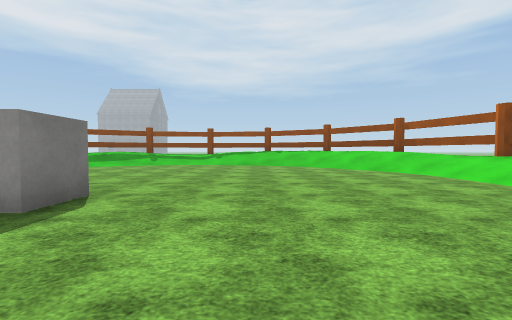
[1] (above)

14 first-person views from a walk through a Unity game level. The camera is 1.2 m above the floor, tilts 2° down and sees 90° across. The floor is counted in squares, 2 m on a side. Each view is taken from the middle of a square. On the plan, view 1 faces up. The plan holds only what a view shows up to about 9 squares ahead; the rest is blank. The place goes on beyond the plan. Flat ground stands in for the terrain. The player is left out. Some animated figures are left out. Surface patterns are stand-ins for the level's own textures.

[2]
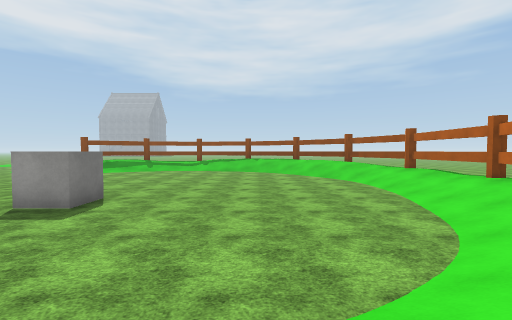

[3]
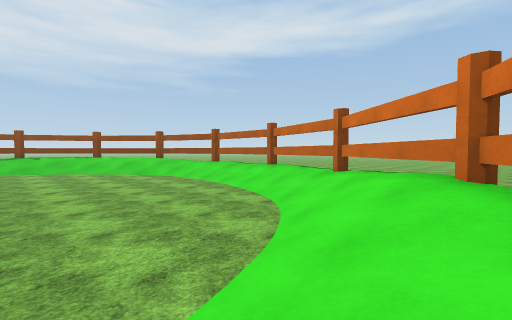

[4]
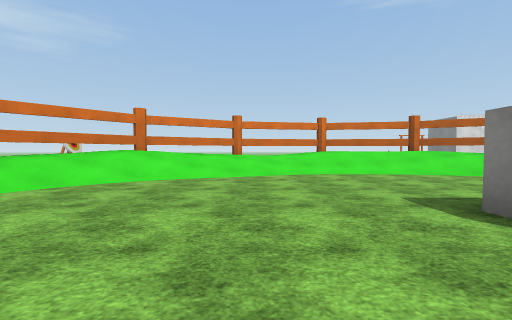

[5]
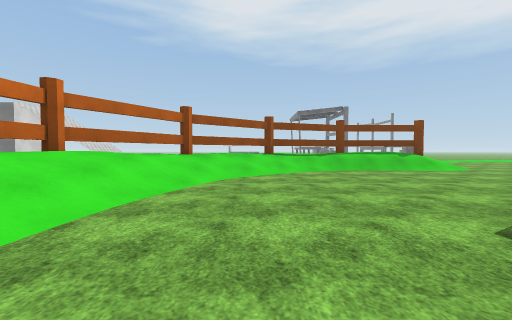

[6]
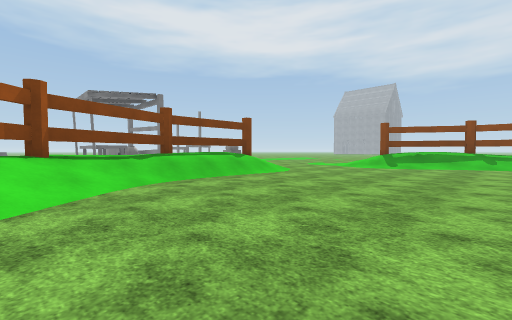

[7]
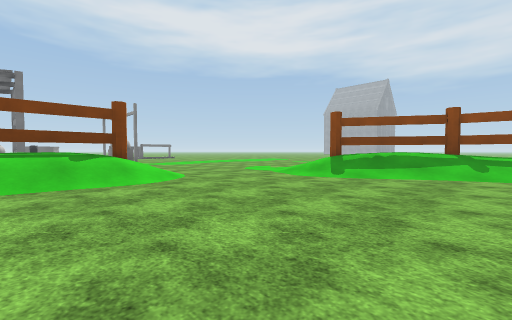

[8]
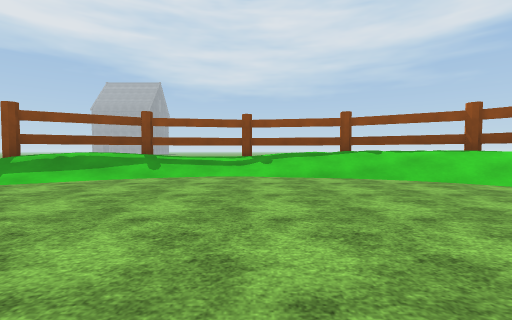

[9]
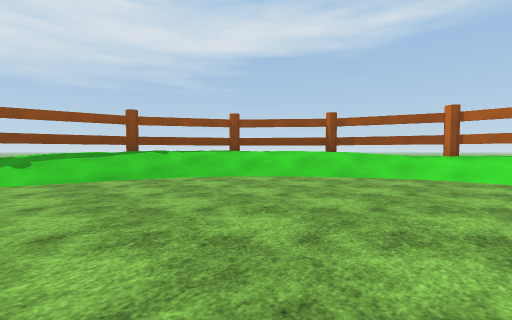

[10]
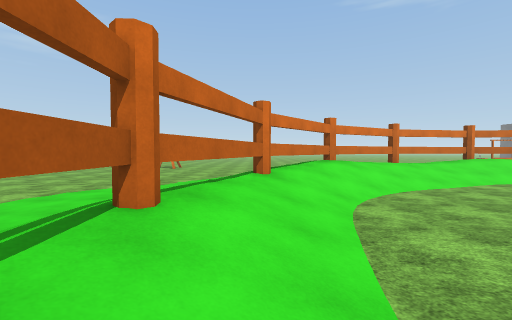

[11]
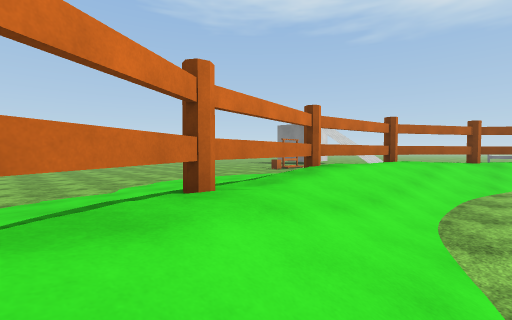

[12]
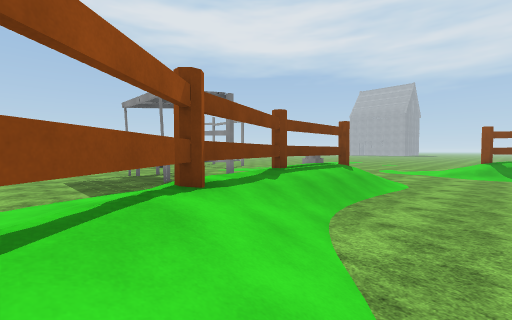

[13]
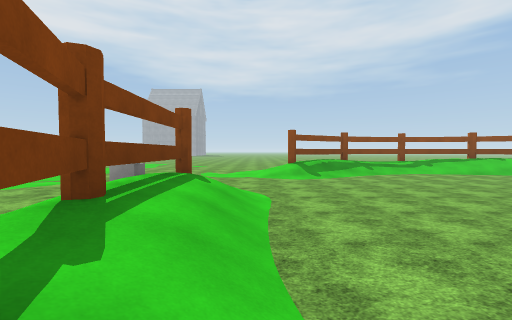

[14]
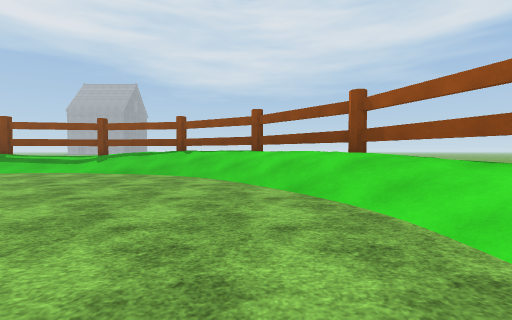

### Floor plan
Key: @ floor where view 1 was taken; # wall or solid block; x gap in a wall; . main floor; : floor 0.25 m higher than the main floor; / step, stairs or slope; = window, fence, low wall or low ledge; C cube; O other object.
Columns run from 17 left of view 1 to 13 right of it. Each row starts with its distance up from view 1.
 12            ##=//=###
 11          /#=///////##
 10       ..////......//##
  9   .. .............../##
  8   .. ................/#
  7   ...  /............./=#
  6    ..O #/............./#
  5       /=/............./#
  4 OOOO  /=/............./#
  3  OOO  /x/.....C......./#
  2 .....  =/............/==
  1 ...../ #//.........../#  ..
  0 .....///#//......@..//#  ...
 -1  ....///##//.....////=  .....
 -2          ##////////##  /......
 -3            =##///###   /.. ....
 -4              ==#=/     ... ....
 -5                   ..
 -6               :::...
 -7               ......
 -8               ......
 -9                .....
-10                .....
-11                 ....
-12                  ...
-13                   ..

Positions as (right, up) in squares from view 1, and headings:
1: (0, 0), facing up
2: (1, -2), facing up
3: (0, -2), facing up-right
4: (0, 5), facing down
5: (-1, 0), facing left
6: (-4, 0), facing up-left
7: (-4, 4), facing up-left
8: (-2, 5), facing up
9: (-2, 5), facing up-right
10: (5, 5), facing down
11: (2, -1), facing down-left
12: (-7, -1), facing up-left
13: (-9, 1), facing up
14: (3, 4), facing up
